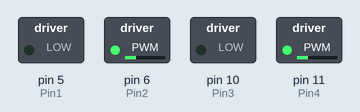
A sketch run on a simulated Arduino Uno, built with avr-gcc and run on an emulated ATmega328P. Parts: switched loads named in the sketch (green lamp = pin HIGH).

Above: at 0.05 s.
At 6.5 s:
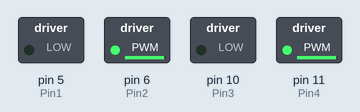
At 13.0 s:
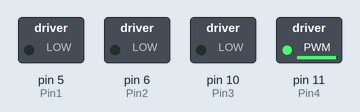
Timing chart, 0 to 16.9 s (numbered marks = the images above):
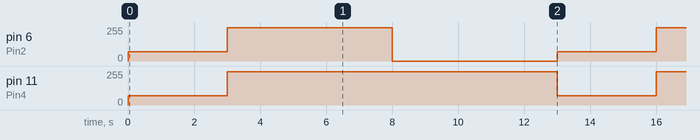

The sketch:

personality.ino
```cpp
/*
Performing Robots - Personality
Assignments Due Monday September 26
2022/09/23

Created by Yoki Xue and Yupu Chen
*/


const int Pin1 = 5;
const int Pin2 = 6;
const int Pin3 = 10;
const int Pin4 = 11;

void setup() {
  // put your setup code here, to run once:
  pinMode (Pin1, OUTPUT);
  pinMode (Pin2, OUTPUT);
  pinMode (Pin3, OUTPUT);
  pinMode (Pin4, OUTPUT);
}

void loop() {
  digitalWrite(Pin1, LOW);
  analogWrite(Pin2, 70);
  digitalWrite (Pin3, LOW);
  analogWrite (Pin4, 70);
  delay(3000);
  digitalWrite(Pin1, LOW);
  analogWrite(Pin2, 250);
  digitalWrite (Pin3, LOW);
  analogWrite (Pin4, 250);
  delay(5000);
  digitalWrite(Pin2, LOW);
  analogWrite(Pin1, LOW);
  digitalWrite (Pin3, LOW);
  analogWrite (Pin4, 250);
  delay(5000);
}
```

Measured:
- by itself, pin 6 (Pin2): repeats every 13.0 s: 250/255 5.0 s, 0/255 5.0 s, 70/255 3.0 s
- by itself, pin 11 (Pin4): alternates 250/255 for 10.0 s and 70/255 for 3.0 s
